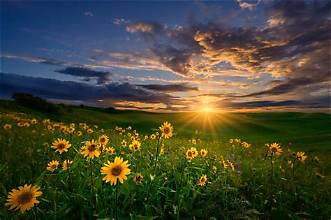
#> input picture Day25/Input_Images/sample.jpg, 331 x 220 px
$ python translation.py
#> lines starting #> are read from the running program, lines starting #| are printed output that depends on the picture

import cv2
import numpy as np
import os

# Get the current script directory
current_dir = os.path.dirname(os.path.abspath(__file__))

# Load input image
image_path = os.path.join(
    current_dir, "..", "Input_Images", "sample.jpg"
)

img = cv2.imread(image_path)
#> img is the input picture: shape (220, 331, 3); mean B, G, R 53.5, 71, 71

if img is None:
    print("Error: Image not found. Check the image path.")
    exit()

height, width = img.shape[:2]
#> height = 220; width = 331

# 1. Move image to the right
right_matrix = np.float32([
    [1, 0, 100],
    [0, 1, 0]
])

right = cv2.warpAffine(img, right_matrix, (width, height))
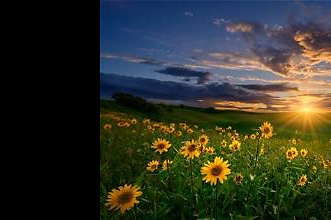
#> right: shape (220, 331, 3); mean B, G, R 40.3, 51.6, 49.8

# 2. Move image to the left
left_matrix = np.float32([
    [1, 0, -100],
    [0, 1, 0]
])

left = cv2.warpAffine(img, left_matrix, (width, height))
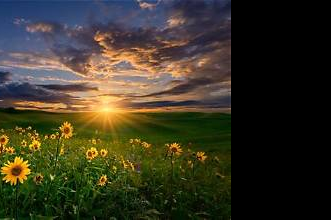
#> left: shape (220, 331, 3); mean B, G, R 37.2, 53.8, 57.6

# 3. Move image downward
down_matrix = np.float32([
    [1, 0, 0],
    [0, 1, 100]
])

down = cv2.warpAffine(img, down_matrix, (width, height))
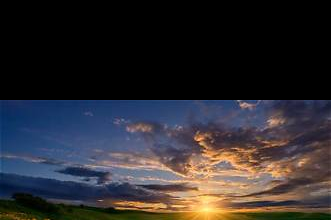
#> down: shape (220, 331, 3); mean B, G, R 47.7, 43.6, 46

# 4. Move image upward
up_matrix = np.float32([
    [1, 0, 0],
    [0, 1, -100]
])

up = cv2.warpAffine(img, up_matrix, (width, height))
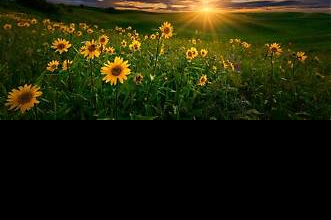
#> up: shape (220, 331, 3); mean B, G, R 9.1, 34.1, 33.4

# Create output folder
output_dir = os.path.join(current_dir, "outputs")
os.makedirs(output_dir, exist_ok=True)

# Save all results
cv2.imwrite(os.path.join(output_dir, "translated_right.jpg"), right)
cv2.imwrite(os.path.join(output_dir, "translated_left.jpg"), left)
cv2.imwrite(os.path.join(output_dir, "translated_down.jpg"), down)
cv2.imwrite(os.path.join(output_dir, "translated_up.jpg"), up)

print("Translation completed successfully!")
print("Original image size:", width, "x", height)
#| Original image size: 331 x 220
print("All translated images saved in outputs folder.")

# Display results
cv2.imshow("Original Image", img)
cv2.imshow("Moved Right", right)
cv2.imshow("Moved Left", left)
cv2.imshow("Moved Down", down)
cv2.imshow("Moved Up", up)

cv2.waitKey(0)
cv2.destroyAllWindows()
